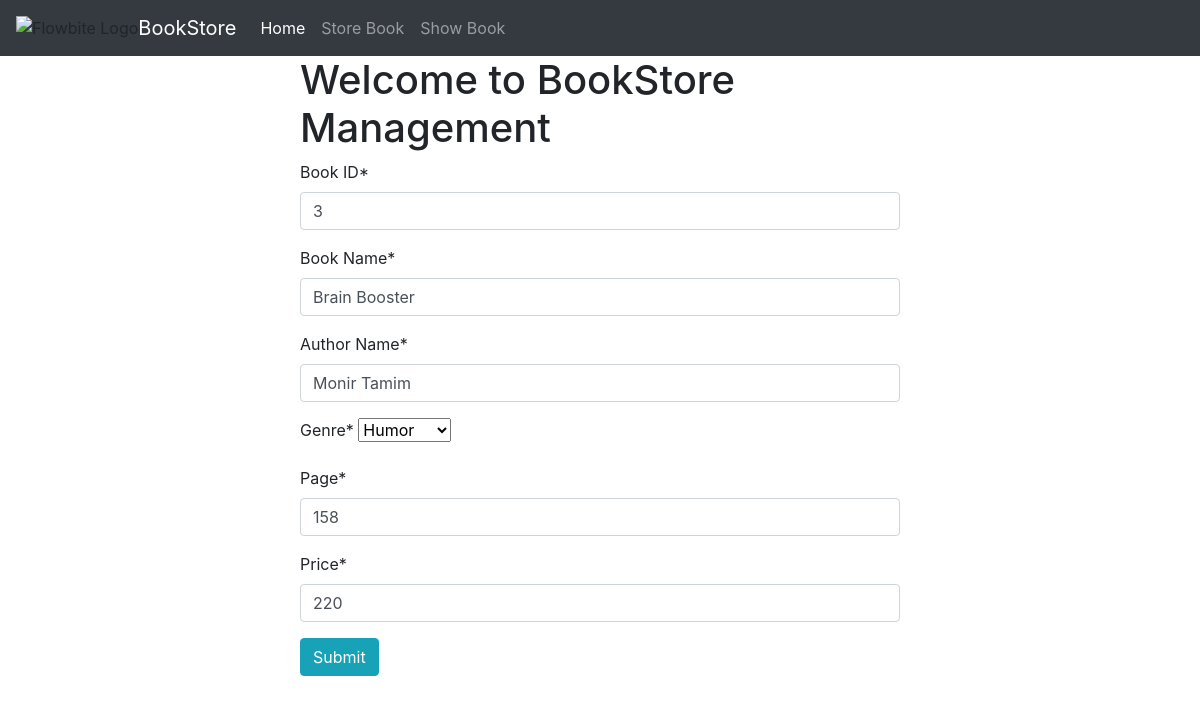
/edit_book/3, run on the app's committed database.
### book/models.py (models this page shows, shortened)
class BookStoreModel(models.Model):
    GENRE = (
        ('Mystery','Mystery'),
        ('Thriller','Thriller'),
        ('Sci-Fi','Sci-Fi'),
        ('Romantic','Romantic'),
        ('Islamic','Islamic'),
        ('Humor','Humor'),
        ('Horror','Horror'),
    )
    id = models.IntegerField(primary_key = True)
    name = models.CharField(max_length = 30)
    author = models.CharField(max_length = 30)
    genre = models.CharField(max_length = 30,choices = GENRE)
    page = models.IntegerField()
    price = models.IntegerField()
    first_pub = models.DateTimeField(auto_now_add = True)
    last_pub = models.DateTimeField(auto_now = True)

### book/views.py (the view)
# urls.py: path('edit_book/<int:id>',edit_book, name="edit_book"),
def edit_book(request,id):
    book = BookStoreModel.objects.get(pk = id)
    form = BookStoreForm(instance = book)
    if request.method == 'POST':
        form = BookStoreForm(request.POST,instance = book)
        if form.is_valid():
            form.save(commit=True)
            return redirect('show_book')
    return render(request,'store_book.html',{'form':form})

### book/forms.py
class BookStoreForm(forms.ModelForm):
    class Meta:
        model = BookStoreModel
        fields = ['id','name','author','genre','page','price']
        labels = {
            'id':'Book ID',
            'name':'Book Name',
            'author':'Author Name',
        }

### book/templates/store_book.html (shortened to what this page needs)
{% extends "base.html" %}
{% load crispy_forms_tags %}
{% block content %}
    <div style="width: 50%; margin: auto;">
        <h1> Welcome to BookStore Management </h1>
        <form method="post">
            {{form|crispy}}
        <button class="btn btn-info" type="submit">Submit</button>
        </form>
    </div>
{% endblock %}

### data on the page
BookStoreModel: id "3", name "Brain Booster", author "Monir Tamim", genre "Humor", page "158", price "220"
